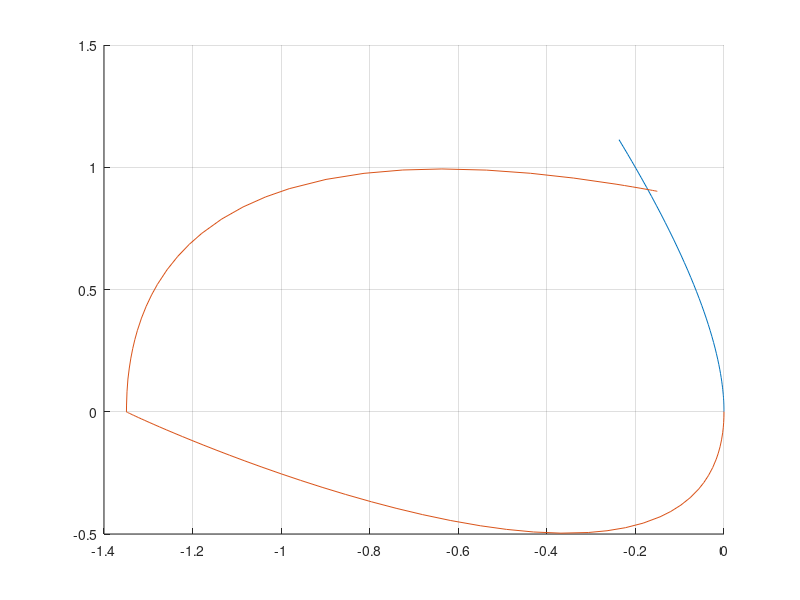
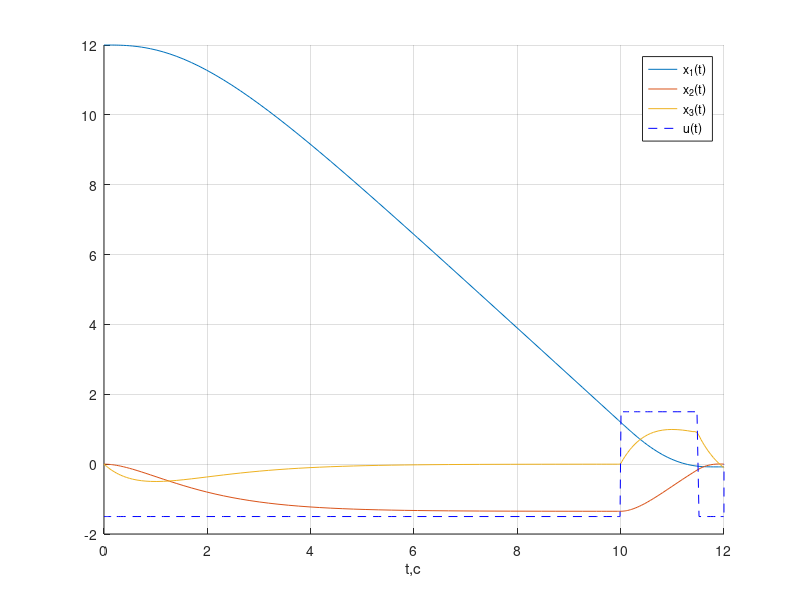

Source code (MATLAB) for these figures, in order:
clear all; close all;
t1 = 10; t2 = 11.5; T = 12;
x10 = 12;
u = @(t) -1.5*(t < t1) + 1.5*(t >= t1) - 3*(t >= t2) + 1.5*(t >= T);
fun7 = @(t,x) [x(2); x(3); -x(2) - 2*x(3) + 0.9*u(t)];
[t1, x1] = ode45(fun7, [T t2], [0 0 0]);
[t2, x2] = ode45(fun7, [0 t2], [x10 0 0]);
figure('color','white')
grid on; hold on;
plot(x1(:,2), x1(:,3),x2(:,2), x2(:,3));
[t,x] = ode45(fun7, [0 T], [x10 0 0]);
figure('color','white')
grid on; hold on;
plot(t,x);
x1T1 = x(end,1);
plot(t,u(t),'b--')
legend('x_1(t)','x_2(t)','x_3(t)','u(t)')
xlabel('t,c');

% t0 = [t1 t2 T];
% iter = 0;
% err = 10e3;
% while (err >= 1e-5)
%     fprintf('Начальные значения на шаге %2d: %.3f\t%.3f\t%.3f\n',iter, t0);
%     [T_find, err] = fminsearch(@costfun_lab7,t0);
%     iter = iter+1;
%     t0 = T_find;
% end
% fprintf('Конечные значения нашлись на шаге %2d: %.3f\t%.3f\t%.3f\n',iter, t0);
